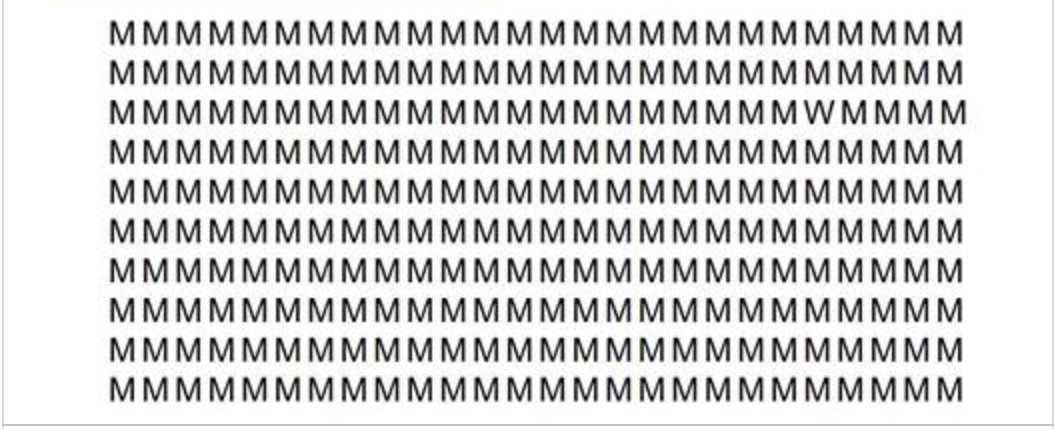
#> input picture samples/img6.jpg, 1054 x 430 px
$ python morph.py
#> lines starting #> are read from the running program, lines starting #| are printed output that depends on the picture; after the words box and inside, x2 and y2 are one past the last pixel; in counts of white or black regions, pixels touching at a corner belong together
import numpy as np
import cv2 as cv
import sys
from PIL import Image
import matplotlib.pyplot as plt
from matplotlib.patches import Rectangle
from scipy.stats import trim_mean
from skimage.feature import hog
from skimage.morphology import reconstruction
import util

IMAGE = 'samples/img6.jpg'

kernel_s = cv.getStructuringElement(cv.MORPH_ELLIPSE, (3, 3))
kernel_m = cv.getStructuringElement(cv.MORPH_ELLIPSE, (7, 7))
kernel_b = cv.getStructuringElement(cv.MORPH_ELLIPSE, (11, 11))

image = np.array(Image.open(IMAGE))
#> image is the input picture: shape (430, 1054, 3); mean R, G, B 213.7, 213.6, 213.5
gray = cv.cvtColor(image, cv.COLOR_RGB2GRAY)
gray = cv.medianBlur(gray, 3)

dx = cv.Sobel(gray, cv.CV_32F, 1, 0)
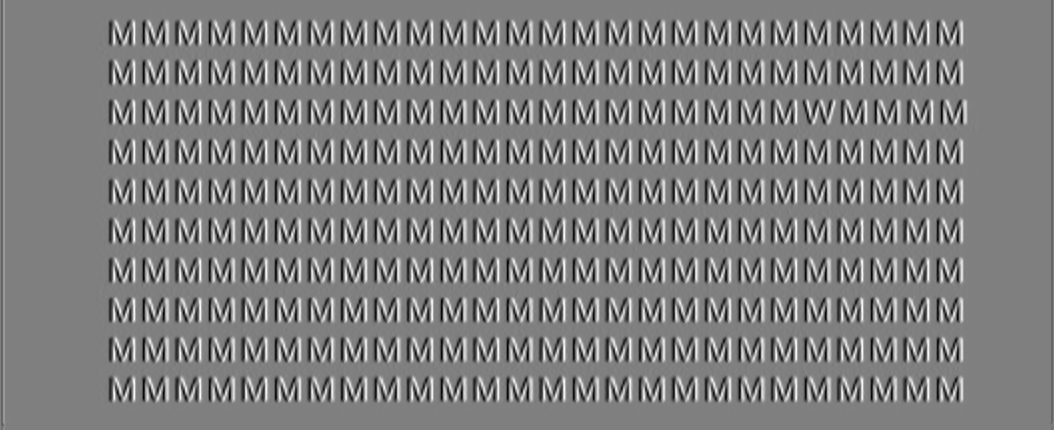
#> dx: shape (430, 1054) float32; min -737, max 732, mean -0.3; drawn with min black and max white
dy = cv.Sobel(gray, cv.CV_32F, 0, 1)
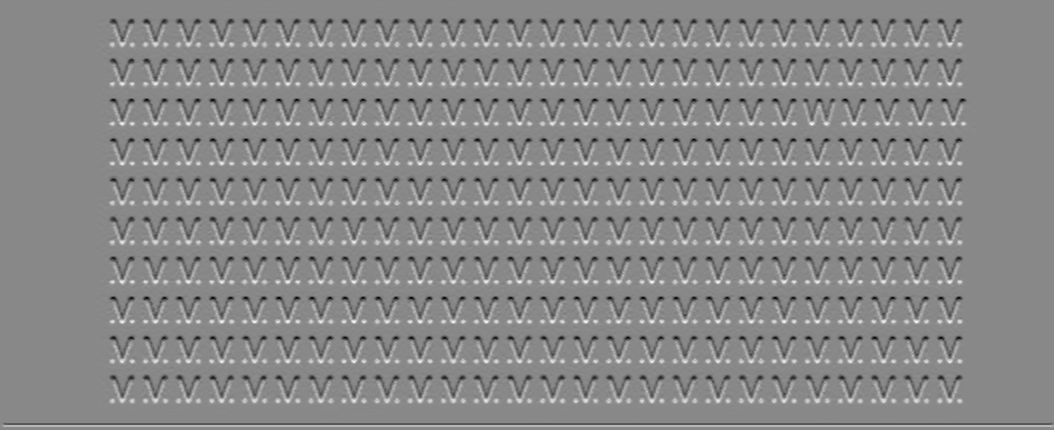
#> dy: shape (430, 1054) float32; min -658, max 570, mean 0; drawn with min black and max white
gray = np.sqrt(dx ** 2 + dy ** 2)
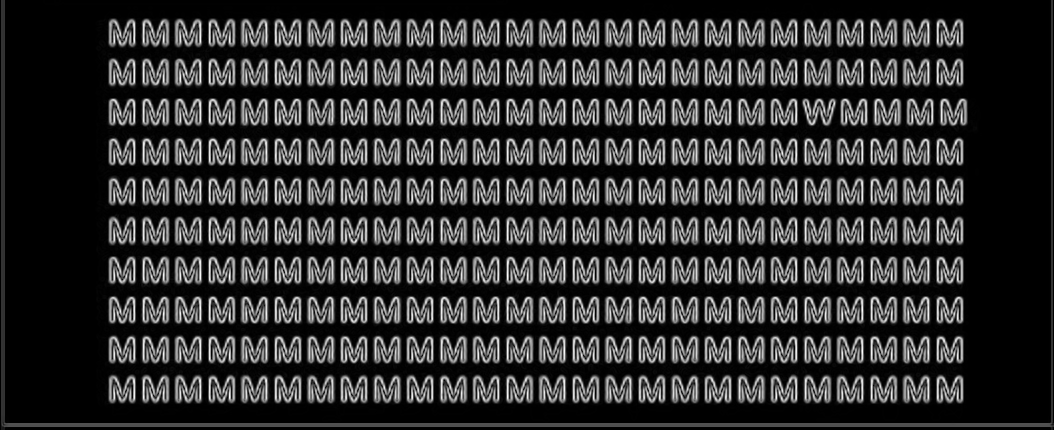
#> gray: shape (430, 1054) float32; min 0, max 737.1, mean 134.7; drawn with min black and max white

i_e = cv.erode(gray, kernel_m)
i_obr = reconstruction(i_e, gray)
i_ocd = cv.dilate(i_obr, kernel_m)
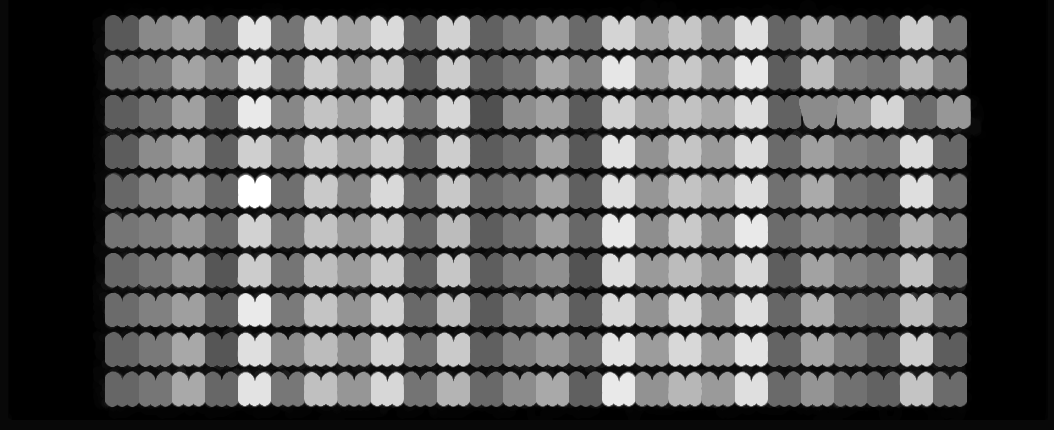
#> i_ocd: shape (430, 1054) float32; min 0, max 288.1, mean 106.1; drawn with min black and max white

complement = lambda x: abs(x - x.max())
res = reconstruction(complement(i_ocd), complement(i_obr))
res = complement(res)

res = cv.morphologyEx(res, cv.MORPH_OPEN, kernel_m)
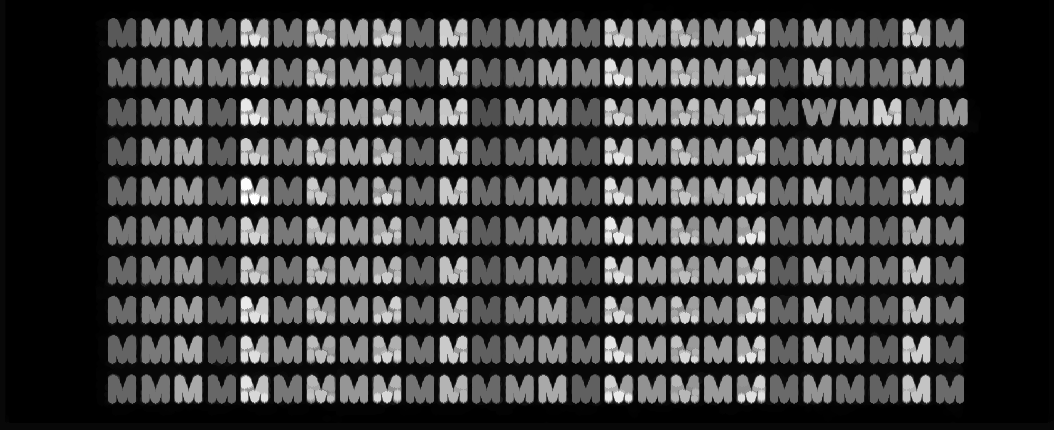
#> res: shape (430, 1054) float32; min 0, max 288.1, mean 66.3; drawn with min black and max white
res = res / res.max() * 255
res = np.round(res).astype(np.uint8)

thresh_window_size = np.min(image.shape[0:2]) // 10 * 2 + 1
#> thresh_window_size = 87
binary = cv.adaptiveThreshold(
    res,
    255,
    cv.ADAPTIVE_THRESH_MEAN_C,
    cv.THRESH_BINARY,
    thresh_window_size,
    0
)
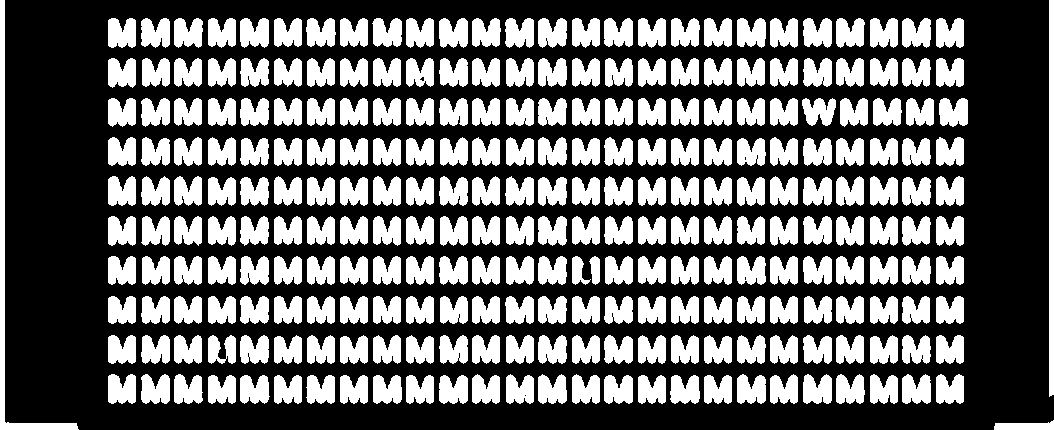
#> binary: shape (430, 1054); 39.3% white; 264 white regions, largest, box (x1, y1, x2, y2) and area: (0, 0, 79, 430) 2662, (1049, 0, 1054, 397) 1979, (108, 18, 136, 48) 724
binary = cv.erode(binary, kernel_b)
#> binary: shape (430, 1054); 4% white; 517 white regions (108 under 20 px), largest, box (x1, y1, x2, y2) and area: (0, 424, 73, 430) 160, (941, 382, 959, 398) 141, (113, 379, 131, 398) 138
binary = cv.medianBlur(binary, 7)
#> binary: shape (430, 1054); 0.85% white; 257 white regions (187 under 20 px), largest, box (x1, y1, x2, y2) and area: (0, 425, 72, 430) 156, (1000, 426, 1054, 430) 112, (941, 388, 959, 397) 108
binary = cv.dilate(binary, kernel_b)
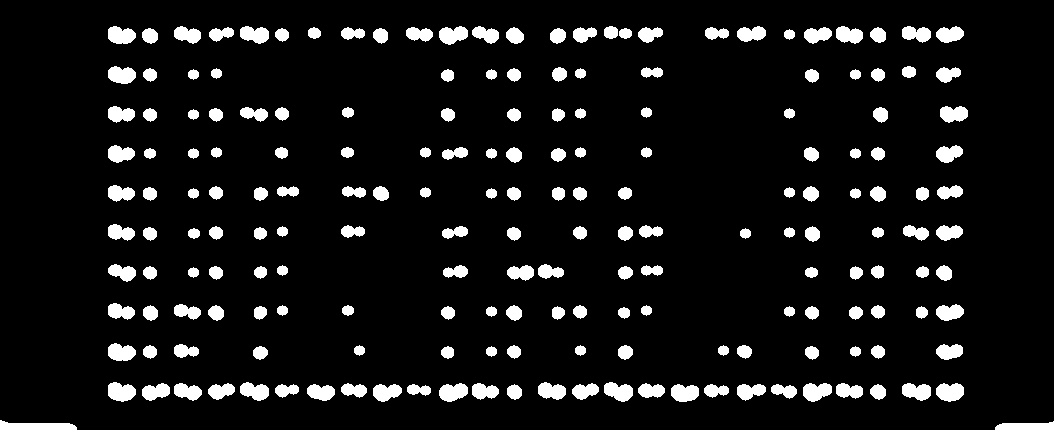
#> binary: shape (430, 1054); 8.4% white; 191 white regions, largest, box (x1, y1, x2, y2) and area: (0, 420, 77, 430) 540, (108, 382, 136, 402) 424, (936, 383, 964, 402) 416
plt.imshow(binary)
plt.show()
sys.exit()
#> (the program exits here)

$ run again, with samples/img10.jpg copied over samples/img6.jpg
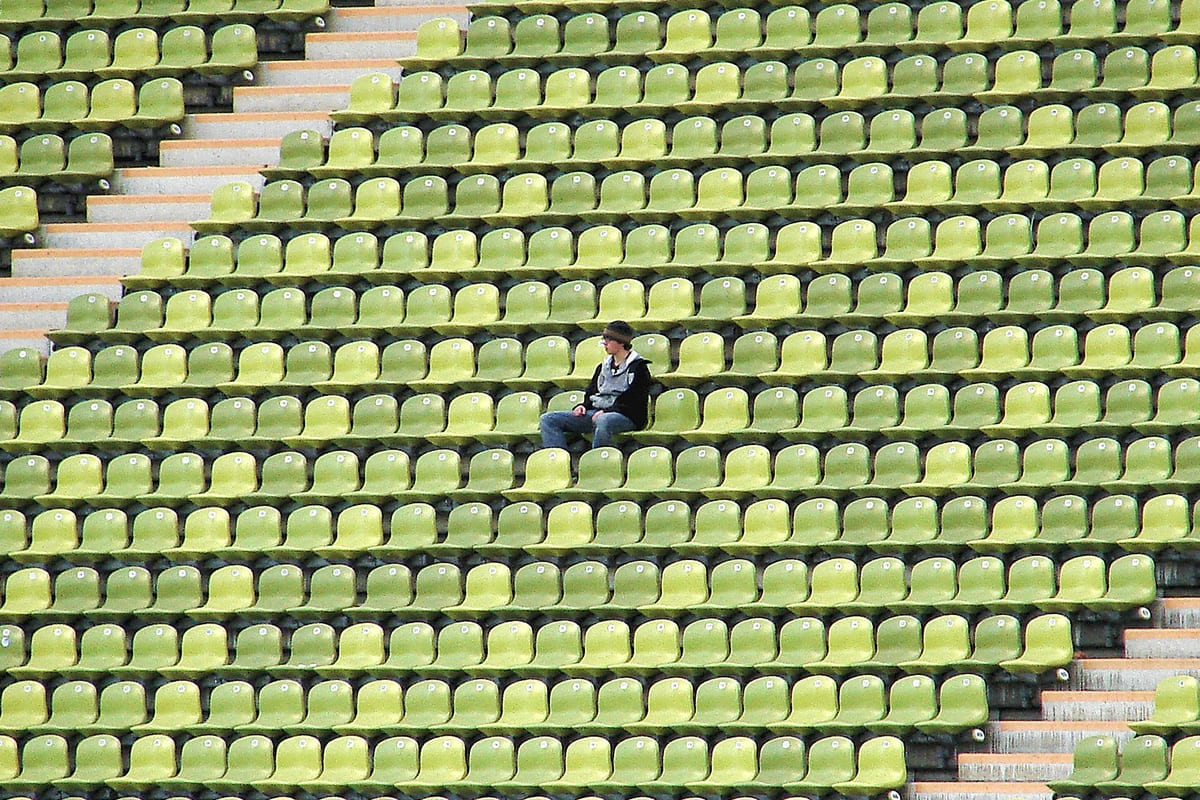
#> input picture samples/img10.jpg, 1200 x 800 px
#> image is the input picture: shape (800, 1200, 3); mean R, G, B 150.1, 161.2, 108.2
#> `binary = cv.adaptiveThreshold( res, 255, cv.ADAPTIVE_THRESH_MEAN_C, cv..`:
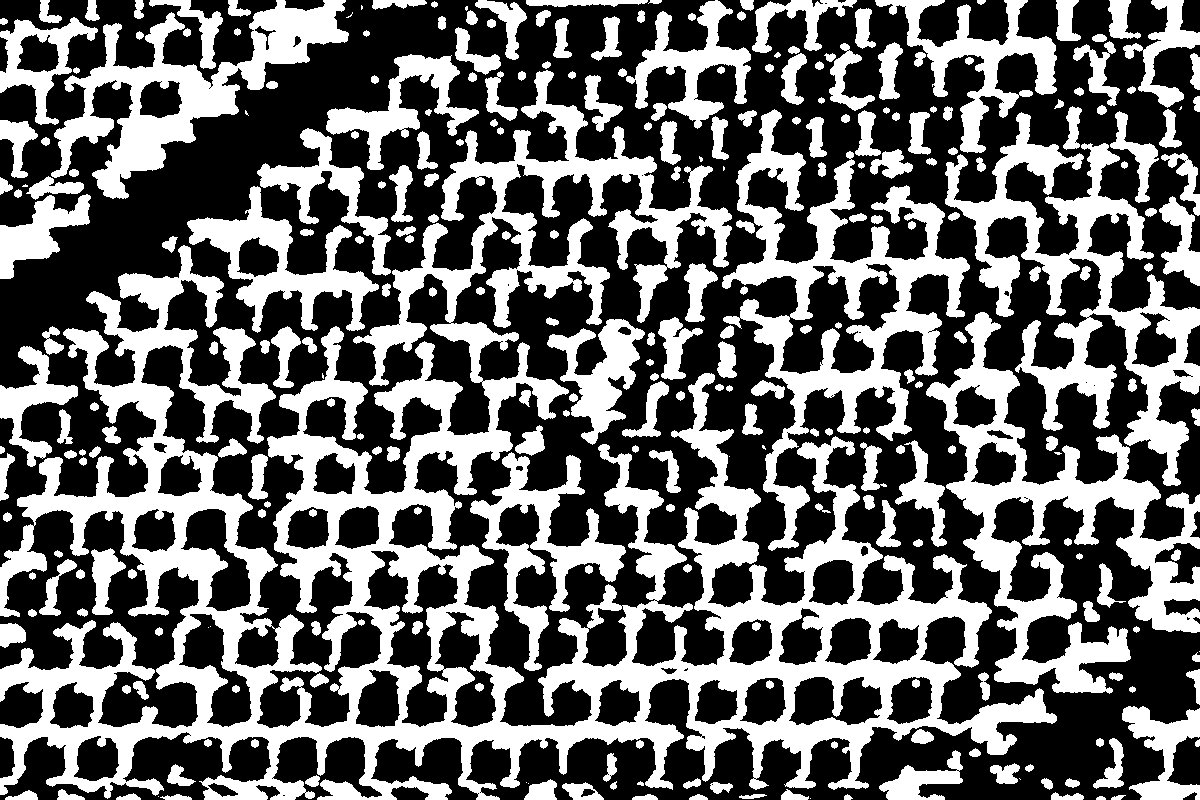
#> binary: shape (800, 1200); 40% white; 297 white regions (22 under 20 px), largest, box (x1, y1, x2, y2) and area: (0, 70, 1057, 800) 170314, (926, 312, 1200, 694) 26840, (722, 109, 970, 551) 25411
#> `binary = cv.dilate(binary, kernel_b)`:
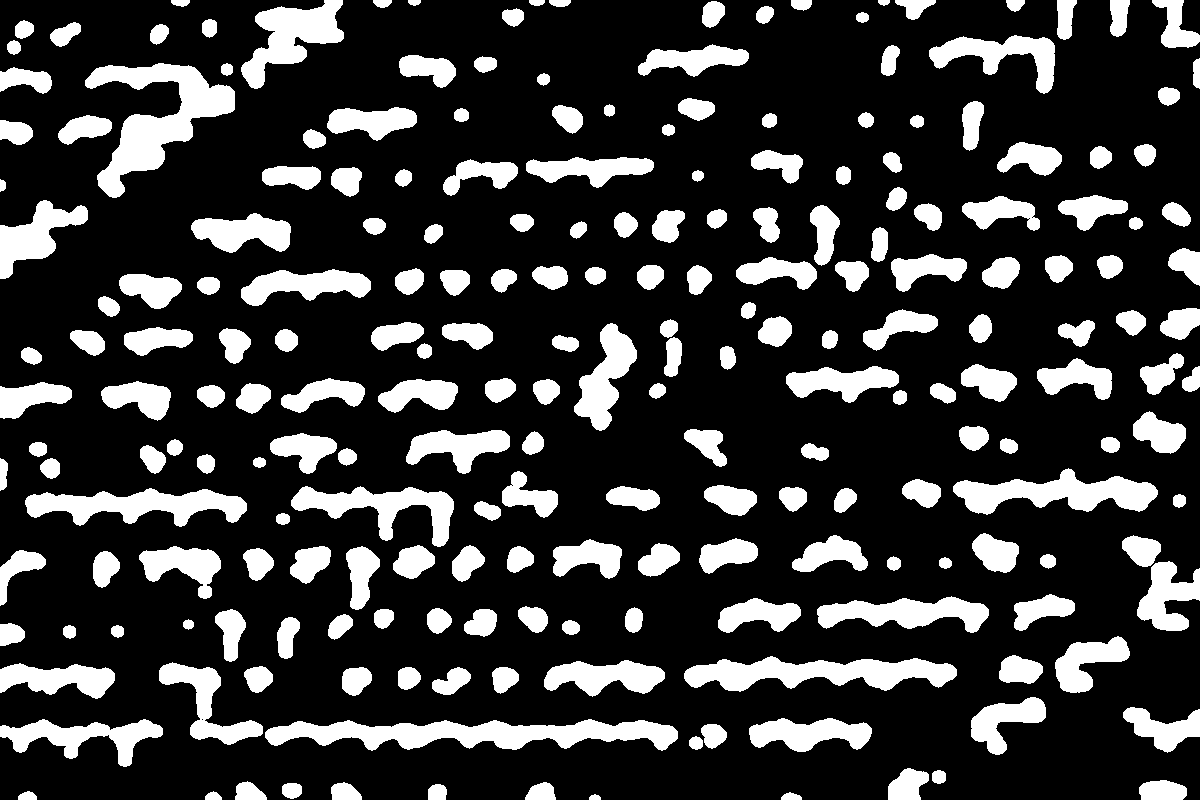
#> binary: shape (800, 1200); 21.7% white; 226 white regions, largest, box (x1, y1, x2, y2) and area: (265, 719, 678, 751) 7703, (85, 63, 235, 198) 7583, (684, 656, 957, 692) 5720
